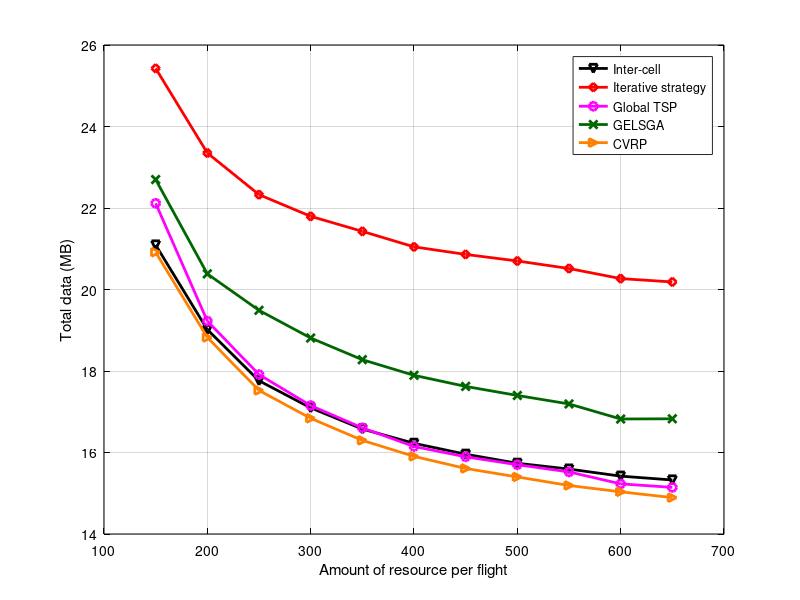

Source code (MATLAB): (Note: this script raises an error after producing the figure.)
x = [150 200 250 300 350 400 450 500 550 600 650];
y1 = [22.1158	19.2257	17.9129	17.1521	16.6045	16.1478	15.8946	1.57E+01	15.5237	15.2303	15.144]; % global tsp
% y2 = [25.4262	23.3506	22.3279	21.7961	21.4271	21.0466	20.8611	2.07E+01	20.5152	20.2677	20.1852]; % local tsp
y3 = [25.4262	23.3506	22.3279	21.7961	21.4271	21.0466	20.8611	2.07E+01	20.5152	20.2677	20.1852]; % iterative
y4 = [21.0919	19.015	17.7611	17.0957	16.5762	16.2255	15.9578	15.7358	15.5936	15.42	15.3255]; % inter-cell
y5 = [22.698	20.3831	19.489	18.8104	18.2777	17.8941	17.6218	1.74E+01	17.1917	16.8224	16.8272];% GELSGA
y6 = [20.9136	18.8238	17.5235	16.8392	16.2979	15.9052	15.6084	1.54E+01	15.1905	15.0352	14.8931];% CVRP
close all;
figure1 = figure;
% Create axes
axes1 = axes('Parent',figure1);
plot(x,y4,'-kv', 'LineWidth',2);
hold on;
grid on;
% plot(x,y2,'-bs', 'LineWidth',2);
plot(x,y3,'-rd', 'LineWidth',2);
plot(x,y1,'-mo', 'LineWidth',2);
plot(x,y5,'-x','Color',[0 0.4 0], 'LineWidth',2);
plot(x,y6,'->','Color',[1 0.5 0], 'LineWidth',2);
xlabel('Amount of resource per flight');
ylabel('Total data (MB)');
legend('Inter-cell','Iterative strategy','Global TSP','GELSGA', 'CVRP');
set(axes1,'XColor',[0 0 0],'YColor',[0 0 0]);
ytickformat('%,4.4g');
xtickformat('%,4.4g');
xticks([150 200 250 300 350 400 450 500 550 600 650]);
xlim([150 650]);
hold off;